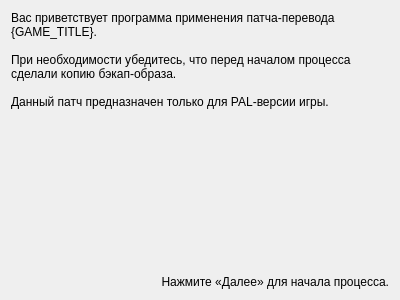
<?xml version="1.0" encoding="UTF-8"?>
<ui version="4.0">
 <class>IntroPage</class>
 <widget class="QWidget" name="IntroPage">
  <property name="geometry">
   <rect>
    <x>0</x>
    <y>0</y>
    <width>400</width>
    <height>300</height>
   </rect>
  </property>
  <property name="windowTitle">
   <string>Патч-перевод {GAME_TITLE}</string>
  </property>
  <property name="title" stdset="0">
   <string>Патч-перевод {GAME_TITLE}</string>
  </property>
  <layout class="QVBoxLayout" name="verticalLayout">
   <item>
    <widget class="QLabel" name="introLabel">
     <property name="text">
      <string>Вас приветствует программа применения патча-перевода {GAME_TITLE}.

При необходимости убедитесь, что перед началом процесса сделали копию бэкап-образа.

Данный патч предназначен только для PAL-версии игры.</string>
     </property>
     <property name="wordWrap">
      <bool>true</bool>
     </property>
    </widget>
   </item>
   <item>
    <spacer name="verticalSpacer">
     <property name="orientation">
      <enum>Qt::Vertical</enum>
     </property>
     <property name="sizeHint" stdset="0">
      <size>
       <width>20</width>
       <height>40</height>
      </size>
     </property>
    </spacer>
   </item>
   <item>
    <widget class="QLabel" name="label_2">
     <property name="text">
      <string>Нажмите «Далее» для начала процесса.</string>
     </property>
     <property name="alignment">
      <set>Qt::AlignBottom|Qt::AlignRight|Qt::AlignTrailing</set>
     </property>
    </widget>
   </item>
  </layout>
 </widget>
 <resources/>
 <connections/>
</ui>
